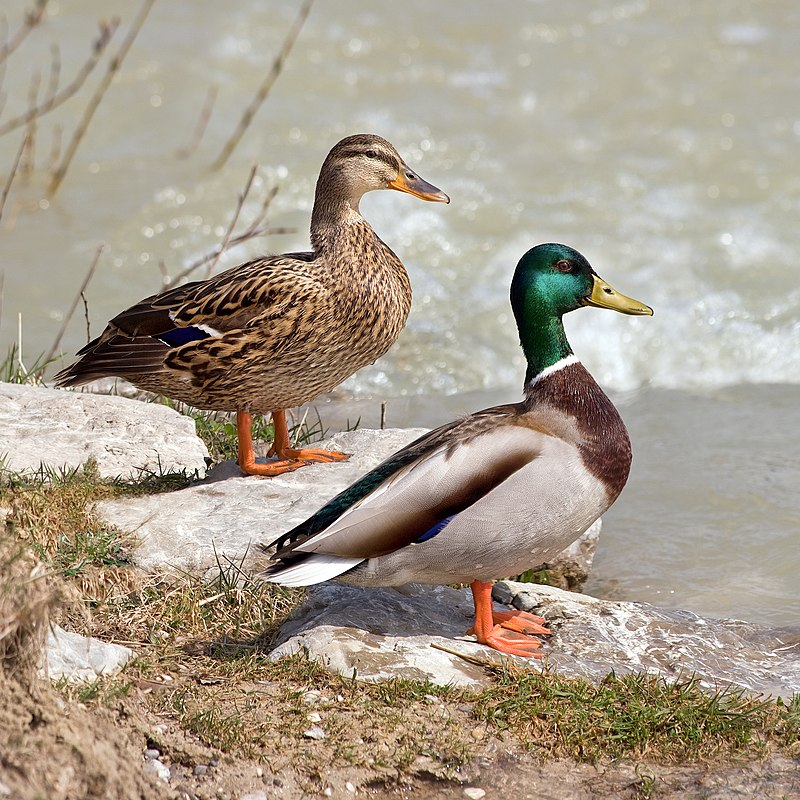
#> input picture Horses_Duck_Dataset/1.jpg, 800 x 800 px, found by its file name; its folder holds 4 pictures in this run
$ python Training.py
#> lines starting #> are read from the running program, lines starting #| are printed output that depends on the picture
### ANN.py
# -*- coding: utf-8 -*-
"""
Created on Mon Oct 24 18:31:04 2022

@author: haier
"""

import numpy as np
import cv2
import os.path


Dataset_path = 'E:/Masters/Semester 3/DEEP LEARNING/3 Layer ANN for Image classification/Horses_Duck_Dataset'
Prediction_files_path = 'E:/Masters/Semester 3/DEEP LEARNING/3 Layer ANN for Image classification/Horses_Duck_Dataset/Prediction Images'
labels = ["Duck","Horse"]


def pre_processing(image_path):
    '''
    Images are first converted from RGB to grey and then the images are reduced in size. Then these reducded images
    are normalized by dividing them with 255.

    Input:
    - image_path: This is the path of the image that is to be pre_processed.

    Returns:
    - img_pred: The processed image, it is first converted into grey and then resized to 100x100 and then normalized.

    '''
    img = cv2.imread(image_path)
#> img is the input picture: shape (800, 800, 3); mean B, G, R 139.7, 155.6, 167.2
    img = cv2.cvtColor(img, cv2.COLOR_BGR2GRAY)
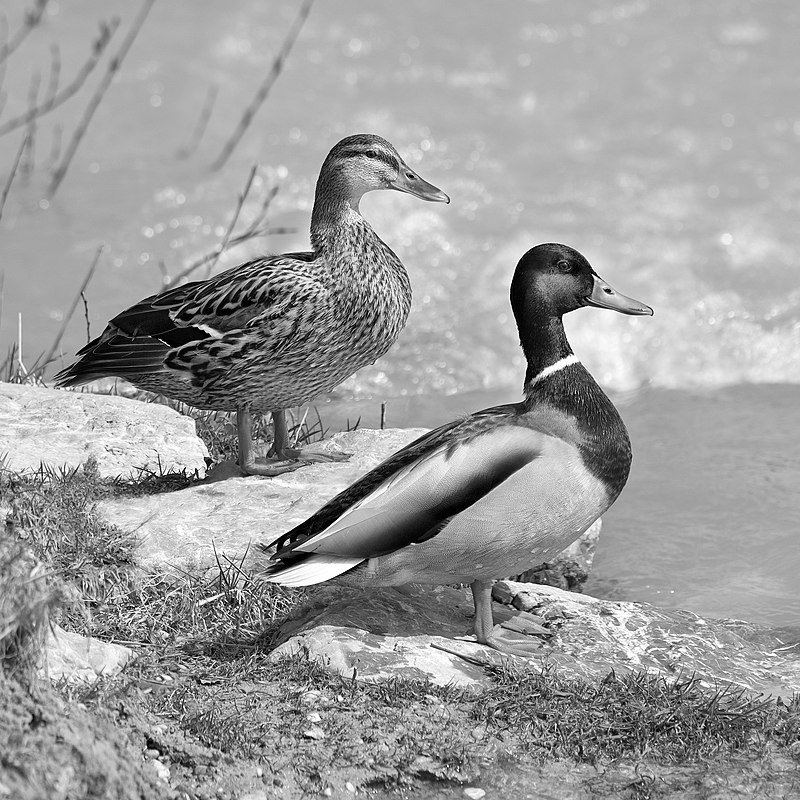
#> img: shape (800, 800); min 0, max 255, mean 157.2
    img_pred = cv2.resize(img, (100, 100), interpolation=cv2.INTER_AREA)
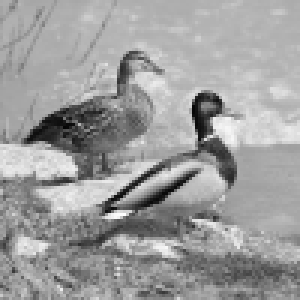
#> img_pred: shape (100, 100) (shown 3 times larger); min 5, max 255, mean 157.2

    img_pred = np.asarray(img_pred)

    img_pred = img_pred / 255
    return img_pred


def prep_train_data(path):
    X = []
    for file in os.listdir(path):
            if (os.path.isfile(path + "/" + file)):
                image = pre_processing(path + "/" + file)
                image = np.reshape(image,(image.shape[0]*image.shape[1]))
#> image = 10000 values, max 1 at index 7141, min 0.0196 at index 4221, mean 0.617
                X.append(image)
#> pass 2 of the loop in prep_train_data, `for file in os.listdir(path):`:
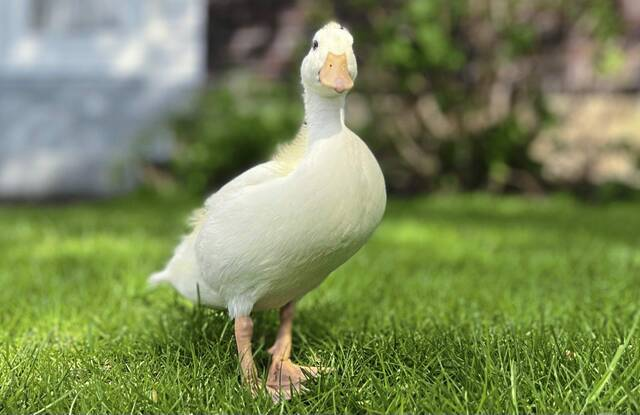
#> input picture Horses_Duck_Dataset/10.jpg, 640 x 415 px, found by its file name
#> in pre_processing, img is the input picture: shape (415, 640, 3); mean B, G, R 86.7, 133.8, 120.7
#> in pre_processing (call 2), `img = cv2.cvtColor(img, cv2.COLOR_BGR2GRAY)`:
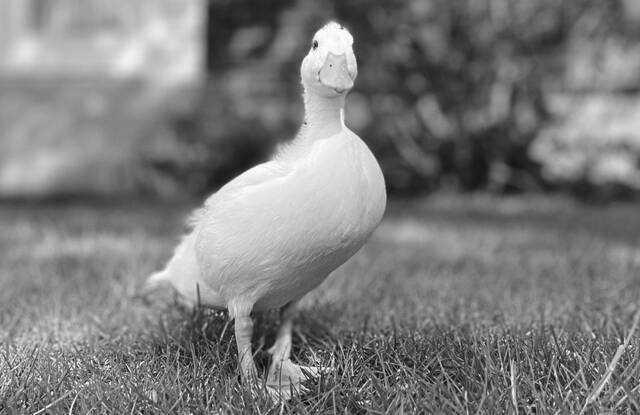
#> img: shape (415, 640); min 4, max 254, mean 124.5
#> in pre_processing (call 2), `img_pred = cv2.resize(img, (100, 100), interpolation=cv2.INTER_AREA)`:
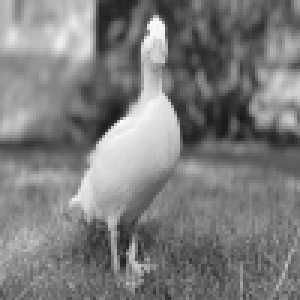
#> img_pred: shape (100, 100) (shown 3 times larger); min 25, max 251, mean 124.5
#> image = 10000 values, max 0.984 at index 752, min 0.098 at index 3980, mean 0.488
#> pass 3 of the loop in prep_train_data, `for file in os.listdir(path):`:
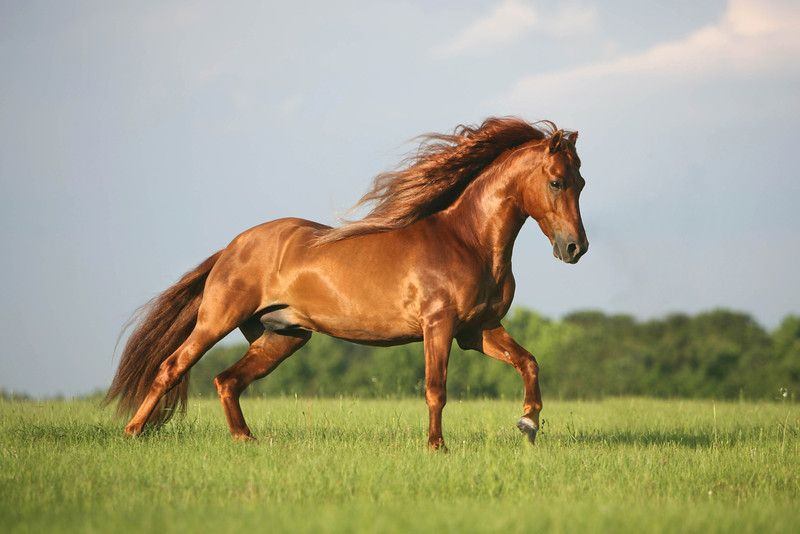
#> input picture Horses_Duck_Dataset/11.jpg, 800 x 534 px, found by its file name
#> in pre_processing, img is the input picture: shape (534, 800, 3); mean B, G, R 132.8, 161.9, 166.2
#> in pre_processing (call 3), `img = cv2.cvtColor(img, cv2.COLOR_BGR2GRAY)`:
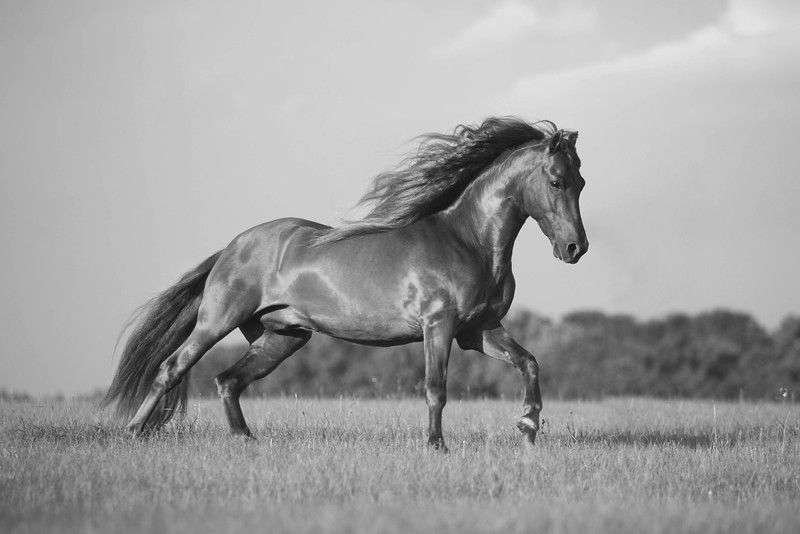
#> img: shape (534, 800); min 6, max 245, mean 159.9
#> in pre_processing (call 3), `img_pred = cv2.resize(img, (100, 100), interpolation=cv2.INTER_AREA)`:
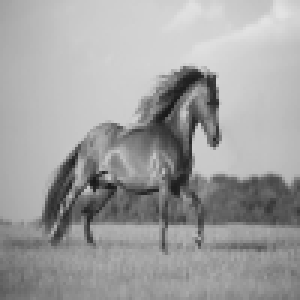
#> img_pred: shape (100, 100) (shown 3 times larger); min 24, max 227, mean 159.9
#> image = 10000 values, max 0.89 at index 493, min 0.0941 at index 6031, mean 0.627
#> the loop made 4 passes; the first 3 are shown

    X_train = np.array(X)   # Shape is (20,10000) (r,c)

    y_duck =  np.zeros((10,1))
    y_horse = np.ones((10,1))
    Y_train = np.concatenate((y_duck,y_horse))     # Shape is (20,1) (r,c)

    ####### ZERO CONTERING ########

    X_train = X_train - np.mean(X_train,axis=0)
    X_train = X_train / np.std(X_train,axis=0)
    return X_train,Y_train

def prep_test_data(path):
    X = []
#> (the run stopped early here; a loop or call above may not have finished)
